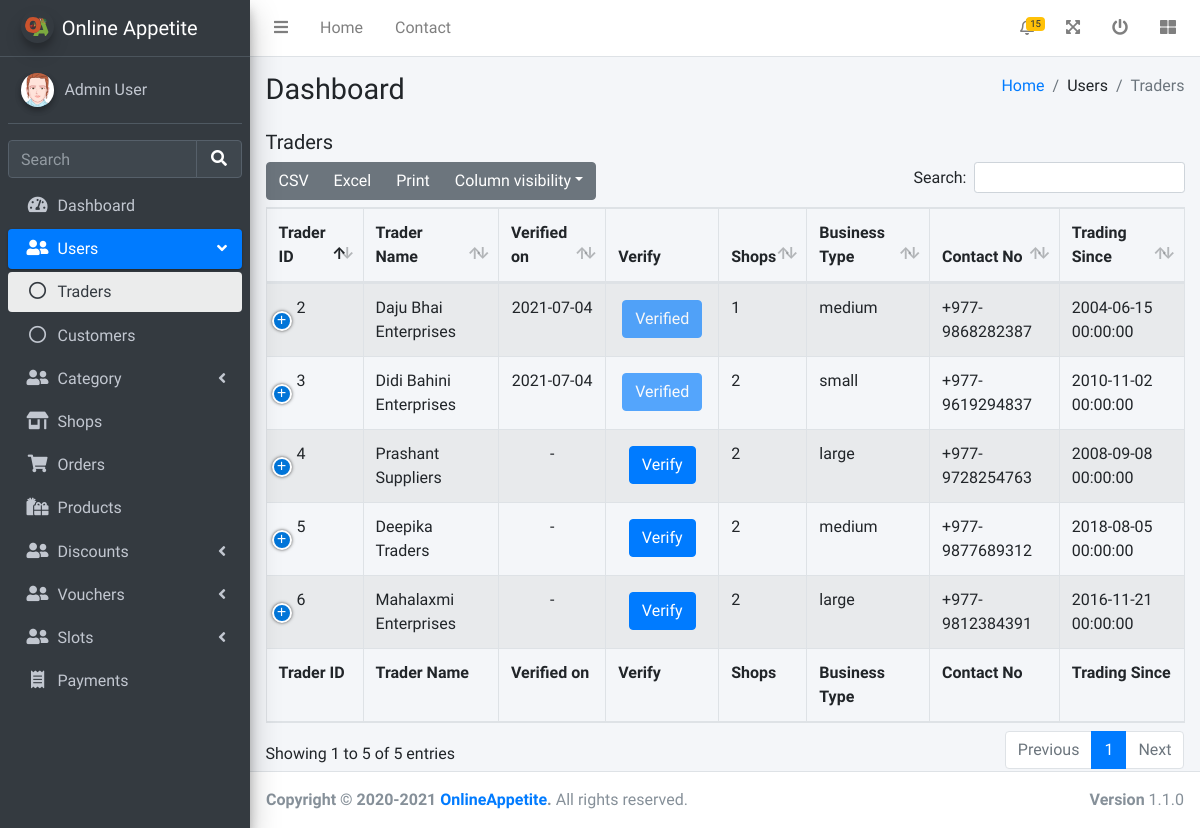
The app's page /admin/viewTraders.php (signed in) with its own data.
### tables this page shows
CREATE TABLE TRADERS (
	TRADER_ID INTEGER NOT NULL PRIMARY KEY AUTOINCREMENT,
	USER_ID INTEGER NOT NULL,
	VERIFIED_AT DATETIME(0) NULL,
	CONTACT_NO VARCHAR(20) NOT NULL,
	TRADING_SINCE DATETIME(0) NOT NULL,
	BUSINESS_TYPE VARCHAR(20) NOT NULL,
	PREFERRED_PAYMENTS VARCHAR(30) NOT NULL,
	MESSAGE VARCHAR(200) NOT NULL,
	STATUS INTEGER DEFAULT 1,
	FOREIGN KEY (USER_ID) REFERENCES USERS (USER_ID) ON DELETE CASCADE
);

CREATE TABLE USERS (
	USER_ID INTEGER NOT NULL PRIMARY KEY AUTOINCREMENT,
	FULL_NAME VARCHAR(100) NOT NULL,
	USERNAME VARCHAR(30) NOT NULL UNIQUE,
	EMAIL VARCHAR(100) NOT NULL UNIQUE,
	STREET VARCHAR(100) NULL,
	CITY VARCHAR(100) NULL,
	STATE VARCHAR(100) NULL,
	POSTAL VARCHAR(100) NULL,
	COUNTRY VARCHAR(100) NULL,
	GENDER INTEGER NOT NULL,
	USER_ROLE INTEGER DEFAULT 3,
	PASSWORD_HASH VARCHAR(255) NOT NULL,
	IMAGE VARCHAR(100) NULL,
	CREATED_AT DATETIME(0) DEFAULT CURRENT_TIMESTAMP,
	UPDATED_AT DATETIME(0) NULL
);

### utils/database.php (called while the page is built, shortened)
<?php
try {
    $conn = new PDO("sqlite:".__DIR__."/../database.sqlite");
    $conn->setAttribute(PDO::ATTR_ERRMODE, PDO::ERRMODE_EXCEPTION);
}catch(PDOException $e) {
    die("Connection failed: " . $e->getMessage());
}
function fetch_all_row($sql){
    global $conn;
    $stmt = $conn->prepare($sql);
    $stmt->execute();
    $res = $stmt->fetchAll(PDO::FETCH_ASSOC);
    return $res;
}

### admin/viewTraders.php (the view, shortened to what this page needs)
<?php
require_once '../utils/database.php';
?>
<!DOCTYPE html>
<html lang="en">
<head>
  <link rel="stylesheet" href="/css/fontawesome-free/css/all.min.css">
  <link rel="stylesheet" href="/css/datatables-bs4/dataTables.bootstrap4.min.css">
  <link rel="stylesheet" href="/css/datatables-responsive/responsive.bootstrap4.min.css">
  <link rel="stylesheet" href="/css/datatables-buttons/buttons.bootstrap4.min.css">
  <link rel="stylesheet" href="https://code.ionicframework.com/ionicons/2.0.1/css/ionicons.min.css">
  <link rel="stylesheet" href="/css/adminlte/adminlte.min.css">
</head>
<body class="hold-transition sidebar-mini">
  <div class="wrapper">
    <?php
    include 'header.php';
    $traders = fetch_all_row("SELECT *, (SELECT COUNT(*) FROM SHOPS WHERE SHOPS.TRADER_ID = TRADERS.USER_ID) AS TOTAL_SHOPS FROM USERS LEFT JOIN TRADERS ON USERS.USER_ID = TRADERS.USER_ID WHERE USER_ROLE='2'");
    ?>
    <div class="content-wrapper">
      <section class="content-header">
        <div class="container-fluid">
          <div class="row mb-2">
            <div class="col-sm-6">
              <h1>Dashboard</h1>
            </div>
            <div class="col-sm-6">
              <ol class="breadcrumb float-sm-right">
                <li class="breadcrumb-item"><a href="#">Home</a></li>
                <li class="breadcrumb-item">Users</li>
                <li class="breadcrumb-item active">Traders</li>
              </ol>
            </div>
          </div>
        </div>
      </section>
      <section class="content">
        <div class="container-fluid">
          <h5 class="mb-2">Traders</h5>
          <table id="shopTable" class="table table-bordered table-striped">
            <thead>
              <tr>
                <th>Trader ID</th>
                <th>Trader Name</th>
                <th>Verified on</th>
                <th class="no-sort">Verify</th>
                <th>Shops</th>
                <th>Business Type</th>
                <th>Contact No</th>
                <th>Trading Since</th>
              </tr>
            </thead>
            <tbody>
              <?php foreach ($traders as $trader) { ?>
                <tr>
                  <td><?= $trader['USER_ID'] ?></td>
                  <td><?= $trader['FULL_NAME'] ?></td>
                  <td class="text-center"><?= $trader['VERIFIED_AT'] ?? '-' ?></td>
                  <td class="text-center">
                    <?php if (!isset($trader['VERIFIED_AT'])) { ?><button class="btn btn-primary m-1" onclick="window.location.replace('verifyTrader.php?id=<?= $trader['USER_ID'] ?>')">Verify</button>
                    <?php } else { ?><button class="btn disabled btn-primary m-1">Verified</button><?php } ?>
                  </td>
                  <td><?= $trader['TOTAL_SHOPS'] ?></td>
                  <td><?= $trader['BUSINESS_TYPE'] ?></td>
                  <td><?= $trader['CONTACT_NO'] ?></td>
                  <td><?= $trader['TRADING_SINCE'] ?></td>
                </tr>
              <?php } ?>
            </tbody>
            <tfoot>
              <tr>
                <th>Trader ID</th>
                <th>Trader Name</th>
                <th>Verified on</th>
                <th>Verify</th>
                <th>Shops</th>
                <th>Business Type</th>
                <th>Contact No</th>
                <th>Trading Since</th>
              </tr>
            </tfoot>
          </table>
        </div>
      </section>
    </div>
    <?php include 'footer.php'; ?>
  </div>
</body>
</html>

### records on screen
traders: USER_ID "2", USER_ID.FULL_NAME "Daju Bhai Enterprises", VERIFIED_AT "2021-07-04", shows "Verified", TOTAL_SHOPS "1", BUSINESS_TYPE "medium", CONTACT_NO "+977-9868282387", TRADING_SINCE "2004-06-15 00:00:00"
traders: USER_ID "3", USER_ID.FULL_NAME "Didi Bahini Enterprises", VERIFIED_AT "2021-07-04", shows "Verified", TOTAL_SHOPS "2", BUSINESS_TYPE "small", CONTACT_NO "+977-9619294837", TRADING_SINCE "2010-11-02 00:00:00"
traders: USER_ID "4", USER_ID.FULL_NAME "Prashant Suppliers", VERIFIED_AT "-", TOTAL_SHOPS "2", BUSINESS_TYPE "large", CONTACT_NO "+977-9728254763", TRADING_SINCE "2008-09-08 00:00:00"
traders: USER_ID "5", USER_ID.FULL_NAME "Deepika Traders", VERIFIED_AT "-", TOTAL_SHOPS "2", BUSINESS_TYPE "medium", CONTACT_NO "+977-9877689312", TRADING_SINCE "2018-08-05 00:00:00"
traders: USER_ID "6", USER_ID.FULL_NAME "Mahalaxmi Enterprises", VERIFIED_AT "-", TOTAL_SHOPS "2", BUSINESS_TYPE "large", CONTACT_NO "+977-9812384391", TRADING_SINCE "2016-11-21 00:00:00"

### other values on screen
$_SESSION['admin']['FULL_NAME'] "Admin User"
